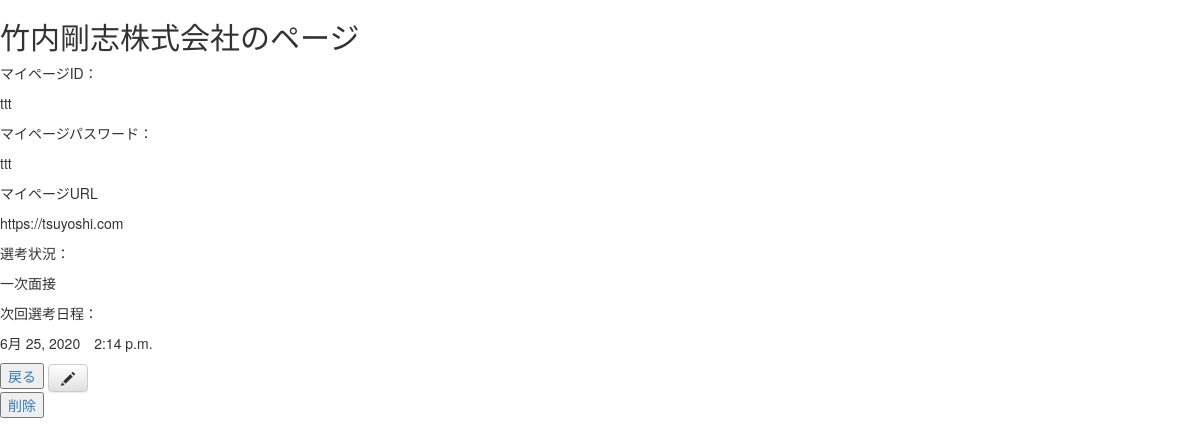
Screenshot of /company_detail/22 (signed in) with the database file from the repository.
### main_page/models.py (models this page shows, shortened)
class Company(models.Model):
    user = models.ForeignKey(
        User,
        on_delete=models.CASCADE
        )
    name = models.CharField(
        verbose_name='企業名',
        max_length=100,
        null=False,
        default="会社名",
        )
    mypage_id = models.CharField(
        verbose_name='マイページID',
        blank=True,
        null=True,
        max_length=100
        )
    mypage_pwd = models.CharField(
        verbose_name='マイページパスワード',
        blank=True,
        null=True,
        max_length=100
        )
    mypage_url = models.URLField(
        verbose_name='マイページURL',
        blank=True,
        null=True
        )
    progress = models.CharField(
        verbose_name="選考状況",
        blank=True,
        null=True,
        max_length=100
        )
    next_date = models.DateField(
        verbose_name='次回選考日程',
        blank=True,
        null=True,
    )
    next_time = models.TimeField(
        verbose_name='選考時間',
        blank=True,
        null=True,
    )

### main_page/views.py (the view)
# urls.py: path('company_detail/<int:pk>', views.company_detail, name='company_detail'),
@login_required
def company_detail(request,pk):
    user = request.user
    companies = get_object_or_404(Company,pk=pk)
    username = user.username
    return render(request, 'main_page/company_detail.html', {'user':user,'companies':companies})

### main_page/templates/main_page/company_detail.html (shortened to what this page needs)
{% block content %}
<h2 class="">{{ companies.name }}のページ</h2>
<head>
    <link rel="stylesheet" href="//maxcdn.bootstrapcdn.com/bootstrap/3.2.0/css/bootstrap.min.css">
<link rel="stylesheet" href="//maxcdn.bootstrapcdn.com/bootstrap/3.2.0/css/bootstrap-theme.min.css">
</head>
<div class="">
<p>マイページID：</p>
<p>{{companies.mypage_id|default_if_none:"未記入"}}</p>
<p>マイページパスワード：</p>
<p>{{companies.mypage_pwd|default_if_none:"未記入"}}</p>
<p>マイページURL</p>
<p>{{companies.mypage_url|default_if_none:"未記入"}}</p>
<p>選考状況：</p>
<p>{{companies.progress|default_if_none:"未記入"}}</p>
<p>次回選考日程：</p>
{{companies.next_date|default_if_none:"未記入"}}　{{companies.next_time|default_if_none:"未記入"}}</p>
</div>
<a href="{% url 'main_page:index' %}"><button>戻る</button></a>
<a class="btn btn-default" href="{% url 'main_page:company_edit' pk=companies.pk %}"><span class="glyphicon glyphicon-pencil"></span></a>
<a href="{% url 'main_page:delete_comfirm' pk=companies.pk %}"><button>削除</button></a>
{% endblock %}

### rows the page displays
Company: name "竹内剛志株式会社", mypage_id "ttt", mypage_pwd "ttt", mypage_url "https://tsuyoshi.com", progress "一次面接", next_date "6月 25, 2020", next_time "2:14 p.m."
